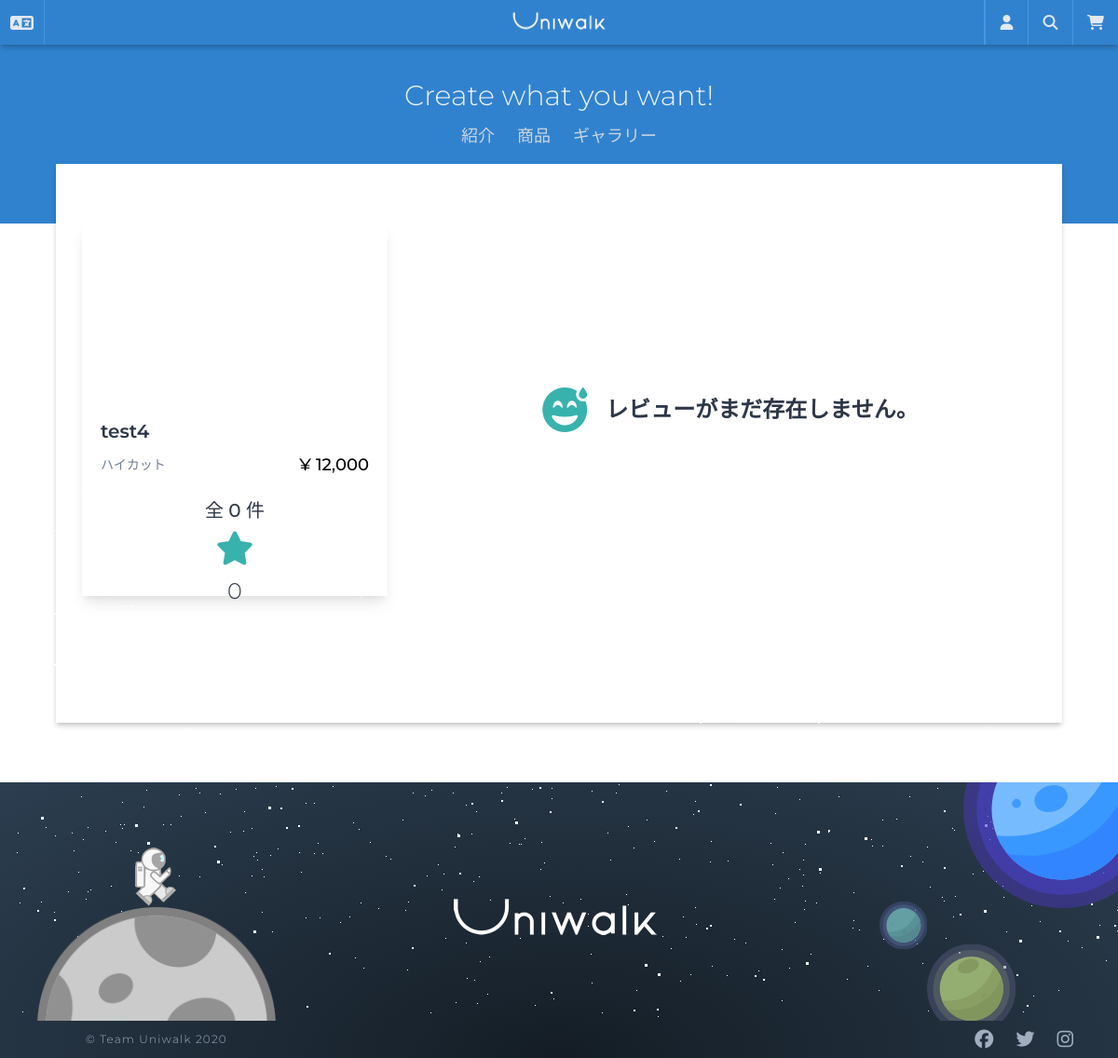
The page /reviews/list/product-10/ on the database as committed earlier.
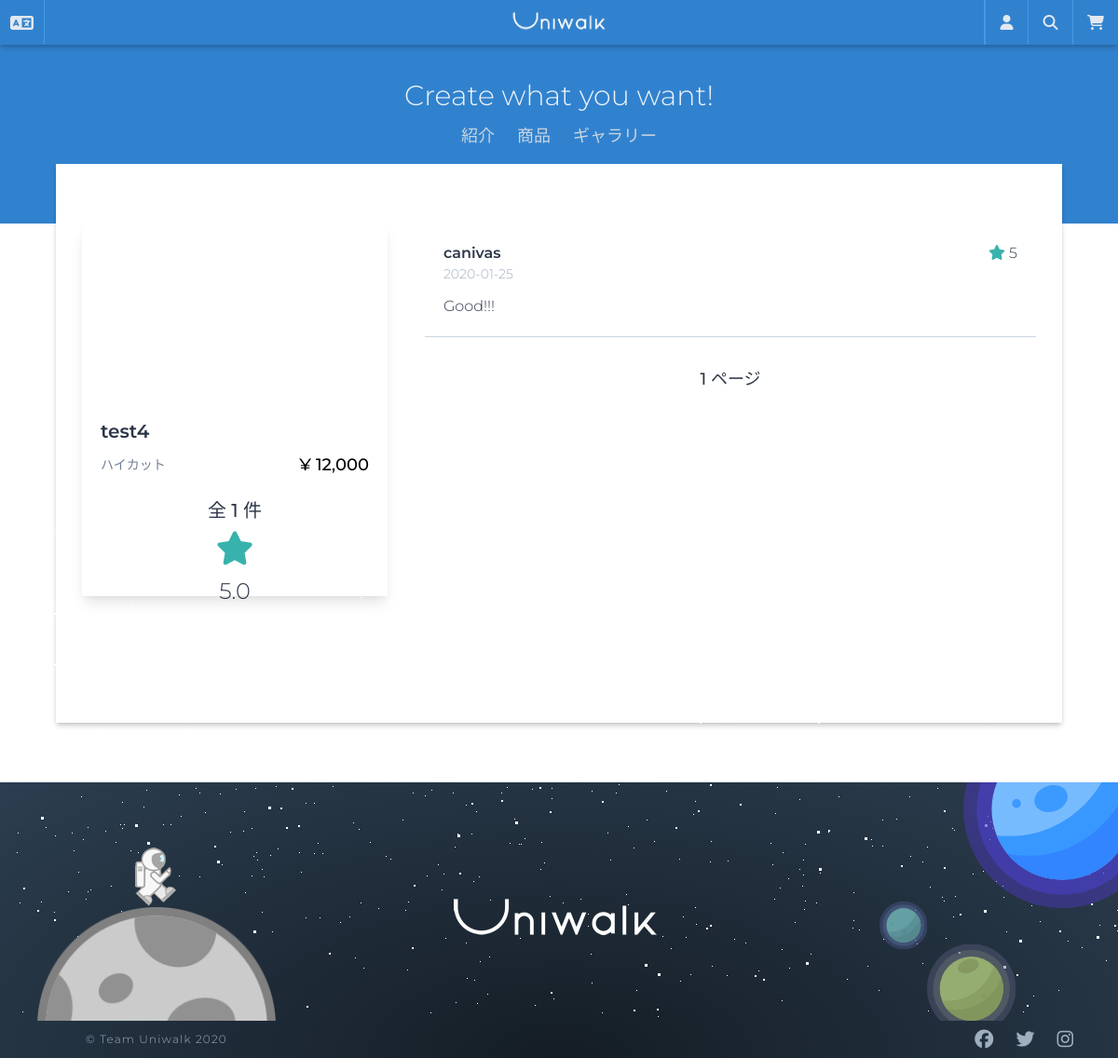
The same page on the database as committed later.
### products/models.py (models this page shows, shortened)
class Product(core_models.TimeStampedModel):
    name = models.CharField(_("商品名"), max_length=50)
    category = models.ForeignKey(
        "Category",
        verbose_name=_("商品カテゴリー"),
        related_name="product",
        on_delete=models.CASCADE,
    )
    price = models.DecimalField(_("価格"), decimal_places=0, max_digits=6)
    description = models.TextField(_("詳細説明"))
    is_active = models.BooleanField(_("販売中"), null=False, default=True)
    product_number = models.CharField(
        _("番号"), max_length=40, default=create_product_code, blank=True, null=True
    )
    product_code = models.CharField(_("商品番号"), max_length=40, blank=True, null=True)
    def total_rating(self):
        all_reviews = self.reviews.all()
        all_ratings = 0
        if len(all_reviews) > 0:
            for review in all_reviews:
                all_ratings += review.rate
            return round(all_ratings / len(all_reviews), 2)
        return 0
    total_rating.short_description = _("評点")
    @property
    def first_image(self):
        try:
            (image,) = self.images.all()[:1]
            return image.image.url
        except ValueError:
            return None
    class Meta:
        ordering = ("-created",)
        verbose_name = _("商品")
        verbose_name_plural = _("商品")

class Category(core_models.TimeStampedModel):
    product_type = models.CharField(_("商品タイプ名"), max_length=20)
    type_code = models.CharField(_("タイプコード"), max_length=2)
    class Meta:
        verbose_name = _("カテゴリー")
        verbose_name_plural = _("カテゴリー")
    def __str__(self):
        return self.product_type

### reviews/models.py (models this page shows, shortened)
class Review(core_models.TimeStampedModel):
    product = models.ForeignKey(
        "products.Product",
        verbose_name=_("商品"),
        related_name="reviews",
        on_delete=models.CASCADE,
    )
    user = models.ForeignKey(
        "users.User", verbose_name=_("ユーザー"), on_delete=models.CASCADE
    )
    title = models.CharField(_("タイトル"), max_length=50)
    text = models.TextField(_("本文"))
    rate = models.IntegerField(_("評点"), default=0)
    class Meta:
        verbose_name = _("レビュー")
        verbose_name_plural = _("レビュー")

### users/models.py (models this page shows, shortened)
class User(AbstractUser):
    GENDER_MALE = "M"
    GENDER_FEMALE = "F"
    GENDER_OTHER = "O"
    GENDER_CHOICES = ((GENDER_MALE, "男性"), (GENDER_FEMALE, "女性"), (GENDER_OTHER, "その他"))
    PREF_CHOICES = JP_PREFECTURES
    username = None
    email = models.EmailField(_("メールアドレス"), unique=True)
    first_name_kana = models.CharField(_("名(カナ)"), blank=True, max_length=30)
    last_name_kana = models.CharField(_("姓(カナ)"), blank=True, max_length=150)
    gender = models.CharField(
        _("性別"), blank=True, choices=GENDER_CHOICES, max_length=10
    )
    birthday = models.DateField(_("生年月日"), blank=True, null=True)
    phone_number = PhoneNumberField(_("電話番号"), blank=True, null=True)
    postal_code = JPPostalCodeModelField(_("郵便番号"), blank=True, null=True)
    prefecture = JPPrefectureField(_("都道府県"), blank=True, null=True)
    address_city = models.CharField(_("市区町村番地"), max_length=40, blank=True, null=True)
    address_detail = models.CharField(_("建物名・号室"), max_length=40, blank=True, null=True)
    stripe_customer_id = models.CharField(max_length=50, blank=True, null=True)
    member_number = models.CharField(
        max_length=40, default=create_member_number, blank=True, null=True
    )
    member_code = models.CharField(_("会員番号"), max_length=40, blank=True, null=True)
    USERNAME_FIELD = "email"
    REQUIRED_FIELDS = []
    objects = CustomUserManager()
    def get_email_name(self):
        return self.email.split("@")[0]

### reviews/views.py (the view)
# urls.py: path("list/product-<int:pk>/", views.ReviewListView.as_view(), name="list"),
class ReviewListView(ListView):
    model = models.Review
    paginate_by = 5
    context_object_name = "reviews"
    template_name = "reviews/review-list.html"
    def get_queryset(self):
        return models.Review.objects.filter(product_id=self.kwargs.get("pk")).order_by(
            "-created"
        )
    def get_context_data(self, **kwargs):
        pk = self.kwargs.get("pk")
        context = super().get_context_data(**kwargs)
        product = product_models.Product.objects.all().filter(pk=pk)[0]
        context["product"] = product
        return context

### carts/context_processors.py (called while the page is built)
def counter(request):
    item_count = 0
    if "admin" in request.META["PATH_INFO"]:
        return {}
    else:
        try:
            cart = Cart.objects.get(session_key=_session_key(request))
            cart_items = CartItem.objects.all().filter(cart=cart, active=True)
            for cart_item in cart_items:
                item_count += cart_item.quantity
        except Cart.DoesNotExist:
            item_count = 0
    return dict(item_count=item_count)

### carts/views.py (called while the page is built)
def _session_key(request):
    cart = request.session.session_key
    if not cart:
        cart = request.session.create()
    return cart

### templates/reviews/review-list.html (shortened to what this page needs)
{% extends "base.html" %}
{% load i18n static humanize %}
{% block content %}
<div class="mx-auto pt-16 pb-10">
    <div class="container mx-auto flex">
        <div class="w-1/3 mr-10 h-50vh shadow-lg">
            <a href="{% url 'products:detail' product.pk %}">
                <div class="w-full h-1/2 bg-cover bg-center mb-2"
                    style="background-image: url({{ product.first_image }});">
                </div>
            </a>
            <div class="flex justify-between mb-2 px-5 truncate">
                <div class="w-full overflow-hidden">
                    <a href="{% url 'products:detail' product.pk %}" class="text-xl font-semibold">
                        {{ product.name }}
                    </a>
                </div>
            </div>
            <div class="flex justify-between items-center mb-2 px-5 truncate">
                <div class="w-4/5 overflow-hidden flex">
                    <span class="text-sm text-gray-600 block truncate">{{ product.category }}</span>
                </div>
                <span class="text-lg text-black font-medium">
                    &yen; {{ product.price|intcomma }}
                </span>
            </div>
            <div class="font-medium text-center text-xl mt-5">
            </div>
            <div class="text-center m-2">
                <i class="fas fa-star text-4xl text-teal-500"></i>
                <span class="block mt-2 text-2xl">{{ product.total_rating }}</span>
            </div>
        </div>
        <div class="w-2/3 flex flex-wrap mb-10">
            {% if reviews %}
            {% for review in reviews %}
            <div class="w-full">
                <div class="p-5 border-b border-gray-400">
                    <div class="flex flex-col mb-3">
                        <div class="flex justify-between">
                            <span class="font-semibold">{{ review.user.get_email_name }}</span>
                            <span class="ml-1"><i class="fas fa-star text-teal-500"></i> {{ review.rate }}</span>
                        </div>
                        <span class="text-sm text-gray-500">{{ review.created|date:'Y-m-d' }}</span>
                    </div>
                    <p class="block text-justify">{{ review.text }}</p>
                </div>
                <div>
                    {% endfor %}
                    <div class="flex items-center justify-center mx-auto container my-8">
                        <span class="mx-3 font-medium text-lg">
                        </span>
                    </div>
                    {% else %}
                    <p class="flex justify-center items-center font-semibold w-full h-50vh text-center text-2xl">
                        <i class="fas fa-grin-beam-sweat fa-2x text-teal-500"></i> <span
                            class="ml-5">レビューがまだ存在しません。</span>
                    </p>
                    {% endif %}
                </div>
            </div>
        </div>
    </div>
</div>
{% endblock content %}

### templates/base.html (shortened to what this page needs)
{% load static i18n %}
<!DOCTYPE html>
<html lang="en">
<head>
  <link rel="stylesheet" href="{% static 'css/twemoji-awesome.css' %}">
  <link rel="stylesheet" href="{% static 'css/styles.css' %}" />
</head>
<body class="bg-white text-gray-800 mt-12 font-light">
  {% include "partials/nav.html" %}
  <article class="w-90vw min-h-75vh mx-auto shadow-dark -mt-16 bg-white mb-16">
    {% block content %}
    {% endblock %}
  </article>
  {% include "partials/footer.html" %}
</body>
</html>

### templates/partials/nav.html (shortened to what this page needs)
{% load static i18n %}
<header class="h-auto">
    <nav class="flex w-full items-center justify-between flex-wrap bg-blue-600 h-12 fixed inset-0 z-50 shadow-dark">
        <div class="flex w-full justify-between h-full">
            <div class="flex items-center w-36">
                <div class="w-12 h-full flex relative border-r border-blue-500">
                    {% get_current_language as LANGUAGE_CODE %}
                    <a class="flex items-center lang-btn cursor-pointer mx-auto">
                        <i class="fas fa-language fa-lg text-gray-300"></i>
                    </a>
                </div>
                <div class="w-12 h-full flex items-center ml-3 relative">
                    {% if LANGUAGE_CODE == 'ja' %}
                    <i class="twa-lg twa-japan-flag rounded-full"></i>
                    {% elif LANGUAGE_CODE == 'ko' %}
                    <i class="twa-lg twa-korea-south-south-korea-flag rounded-full"></i>
                    {% elif LANGUAGE_CODE == 'id' %}
                    <i class="twa-lg twa-indonesia-flag rounded-full"></i>
                    {% elif LANGUAGE_CODE == 'en' %}
                    <i
                        class="twa-lg twa-america-island-minor-outlying-united-united-states-us-usa-flag rounded-full"></i>
                    {% elif LANGUAGE_CODE == 'zh-hans' %}
                    <i class="twa-lg twa-china-flag rounded-full"></i>
                    {% elif LANGUAGE_CODE == 'pt-br' %}
                    <i class="twa-lg twa-brazil-flag rounded-full"></i>
                    {% endif %}
                </div>
            </div>
            <h1 class="flex items-center w-36">
                <a href="{% url 'core:home' %}" class="w-28 mx-auto">
                    <img src="{% static 'images/footer-logo.png' %}" alt="uniwalk">
                </a>
            </h1>
            <div class="flex items-center w-36">
                <div class="w-12 h-full flex relative border-r border-l-2 border-blue-500">
                    <a class="user-btn flex items-center cursor-pointer mx-auto">
                        <i class="fas fa-user fa-md text-gray-300"></i>
                    </a>
                </div>
                <div class="w-12 h-full flex relative border-r border-blue-500">
                    <a href="{% url 'orders:search' %}" class="flex items-center cursor-pointer mx-auto">
                        <i class="fas fa-search fa-md text-gray-300"></i>
                    </a>
                </div>
                <div class="w-12 h-full flex relative">
                    <a href="{% url 'carts:cart' %}" class="flex items-center cursor-pointer mx-auto">
                        <i class="fas fa-shopping-cart fa-md text-gray-300 relative"></i>
                    </a>
                </div>
            </div>
        </div>
    </nav>
    <div class="h-48 bg-blue-600">
        <div class="h-full flex flex-col justify-center">
            <h2 class="text-center text-gray-200 text-3xl -mt-10 antialiased">
                Create what you want!
            </h2>
            <div class="flex justify-center text-gray-400 text-lg mt-2 mb-2">
                <a href="{% url 'core:about' %}" class="mx-3">{% trans '紹介' %}</a>
                <a href="{% url 'products:list' %}" class="mx-3">{% trans '商品' %}</a>
                <a href="{% url 'designs:galleries' %}" class="mx-3">{% trans 'ギャラリー' %}</a>
            </div>
        </div>
    </div>
</header>

### templates/partials/footer.html (shortened to what this page needs)
{% load static %}
<footer class="footer-visual">
    <div class="h-64 flex overflow-hidden">
        <div class="flex justify-between items-center w-full">
            <div class="h-full">
                <div id="stars2"></div>
                <div id="stars3"></div>
                <div class="w-64 h-full relative">
                    <div class="moon w-64 h-64 absolute ml-10"></div>
                    <div class="walk absolute ml-36"></div>
                </div>
            </div>
            <div class="w-64 pt-10">
                <img src="{% static 'images/footer-logo.png' %}" alt="ロゴ">
            </div>
            <div class="w-64 h-full relative">
                <div class="planet1 absolute"></div>
                <div class="planet2 absolute"></div>
                <div class="planet3 absolute"></div>
            </div>
        </div>
    </div>
    <div class="h-10 flex justify-between items-center">
        <span class="w-64 text-gray-500 text-xs text-center tracking-widest ml-10">
            &copy; Team Uniwalk 2020
        </span>
        <div class="pr-12">
            <a href="" class="ml-5 text-gray-500">
                <i class="fab fa-facebook fa-lg"></i>
            </a>
            <a href="" class="ml-5 text-gray-500">
                <i class="fab fa-twitter fa-lg"></i>
            </a>
            <a href="" class="ml-5 text-gray-500">
                <i class="fab fa-instagram fa-lg"></i>
            </a>
        </div>
    </div>
</footer>

Rows that differ between the two databases and show on the page:
computed for Product "test4": id "全 0 件" → "全 1 件"; total_rating "0" → "5.0"
added Review: user.get_email_name "canivas", rate "5", created "2020-01-25", text "Good!!!"
Other text that changed with them:
text no longer shown: "レビューがまだ存在しません。"
text now shown: "1 ページ"
